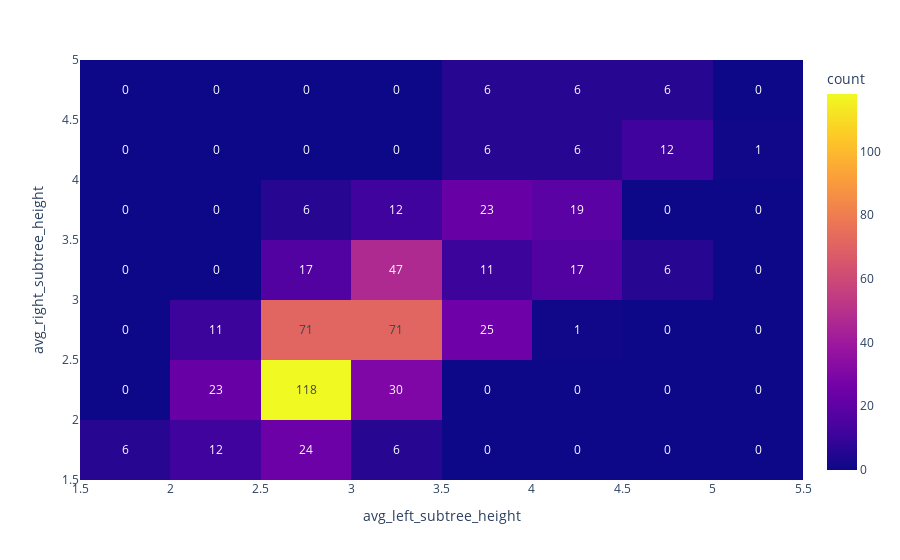

Notebook code cell kept with this figure:
### Code cell
fig = px.density_heatmap(df_human, x="avg_left_subtree_height", y="avg_right_subtree_height",text_auto=True)
fig.show()

### Figure 1 — Plotly figure (JSON) as saved in the notebook; plotly's stock layout.template omitted (floating-point values rounded to 4 significant figures; data arrays with more than 128 entries replaced by an {"elided": "..."} marker saying what was removed)
{"data": [{"coloraxis": "coloraxis", "hovertemplate": "avg_left_subtree_height=%{x}<br>avg_right_subtree_height=%{y}<br>count=%{z}<extra></extra>", "name": "", "texttemplate": "%{z}", "type": "histogram2d", "x": {"elided": "599 float values"}, "xaxis": "x", "xbingroup": "x", "y": {"elided": "599 float values"}, "yaxis": "y", "ybingroup": "y"}], "layout": {"coloraxis": {"colorbar": {"title": {"text": "count"}}, "colorscale": [[0, "#0d0887"], [0.1111, "#46039f"], [0.2222, "#7201a8"], [0.3333, "#9c179e"], [0.4444, "#bd3786"], [0.5556, "#d8576b"], [0.6667, "#ed7953"], [0.7778, "#fb9f3a"], [0.8889, "#fdca26"], [1, "#f0f921"]]}, "legend": {"tracegroupgap": 0}, "margin": {"t": 60}, "xaxis": {"anchor": "y", "domain": [0, 1], "title": {"text": "avg_left_subtree_height"}}, "yaxis": {"anchor": "x", "domain": [0, 1], "title": {"text": "avg_right_subtree_height"}}}}
